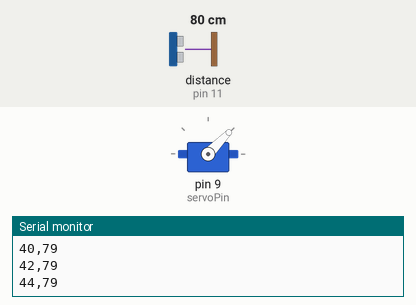
Recording of a sketch running on a simulated Arduino Uno, built with avr-gcc and run on an emulated ATmega328P. On the bench: servo, the last lines printed to the serial monitor. Wiring (inferred from the names in the program): ultrasonic range finder: trigger pin 10; echo pin 11. The test bench sets the inputs (shaded band); at power-on: distance to the obstacle (sensor on pin 11) 80 cm. The echo pulse lasts 58.3 µs per cm.

Above: at 1.28 s.
1.3 s: distance to the obstacle (sensor on pin 11) set to 2 cm
At 1.64 s:
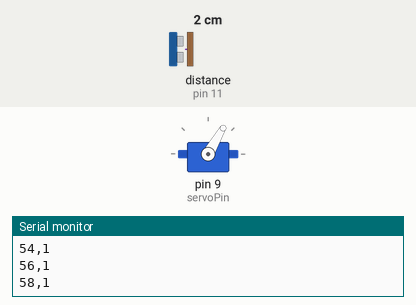
4.3 s: distance to the obstacle (sensor on pin 11) set to 9 cm
At 4.49 s:
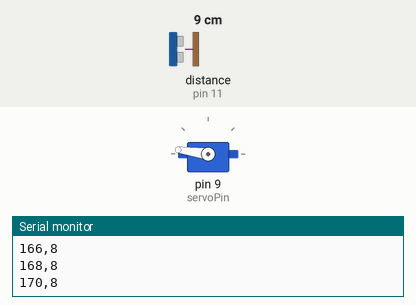
10.3 s: distance to the obstacle (sensor on pin 11) set to 60 cm
At 11.43 s:
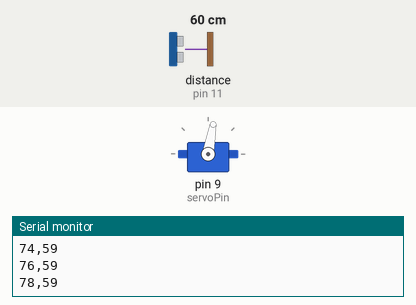
Timing chart, 0 to 19.3 s (numbered marks = the images above; inputs shaded):
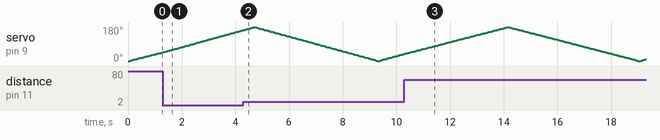

The sketch:

radar.ino
```cpp
#include <Servo.h>

Servo servo;

const int servoPin=9;
const int trigPin=10;
const int echoPin=11;

int angle=0;
int direction=1;

void setup() {
  // put your setup code here, to run once:
Serial.begin(9600);
servo.attach(servoPin);
pinMode(trigPin, OUTPUT);
pinMode(echoPin, INPUT);
}

void loop() {
  // put your main code here, to run repeatedly:
  servo.write(angle);
  delay(50);

int distance = getDistance();
Serial.print(angle);
Serial.print(",");
Serial.print(distance);
Serial.println();

angle += direction*2;

if(angle >= 180) {
  angle = 180;
  direction = -1;  // reverse direction
} else if(angle <= 0) {
  angle = 0;
  direction = 1;   // reverse direction
}

}


int getDistance(){

digitalWrite(trigPin, LOW);
delayMicroseconds(2);
digitalWrite(trigPin, HIGH);
delayMicroseconds(10);
digitalWrite(trigPin, LOW);

int duration = pulseIn(echoPin, HIGH, 30000);
int distance = (duration/2) * 0.0343; // in cm/us
if(distance > 400) return 999;
  else return distance;
}
```
